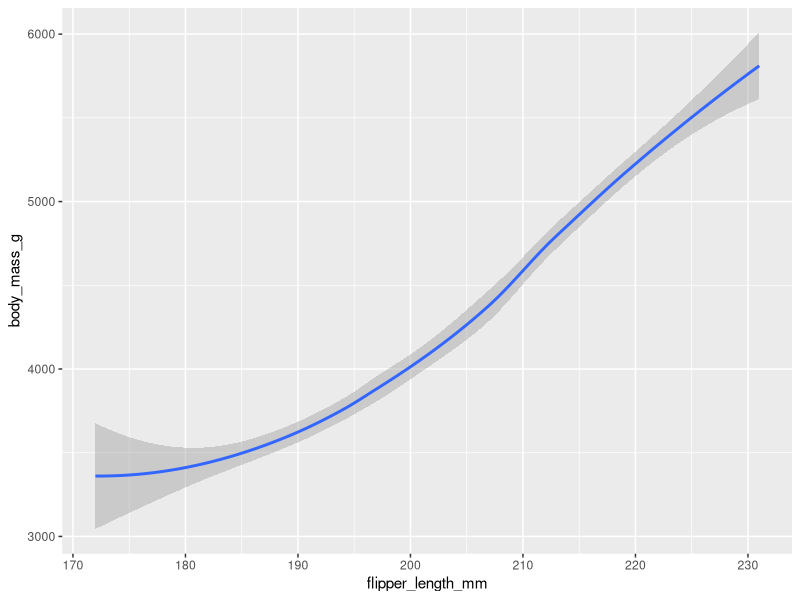
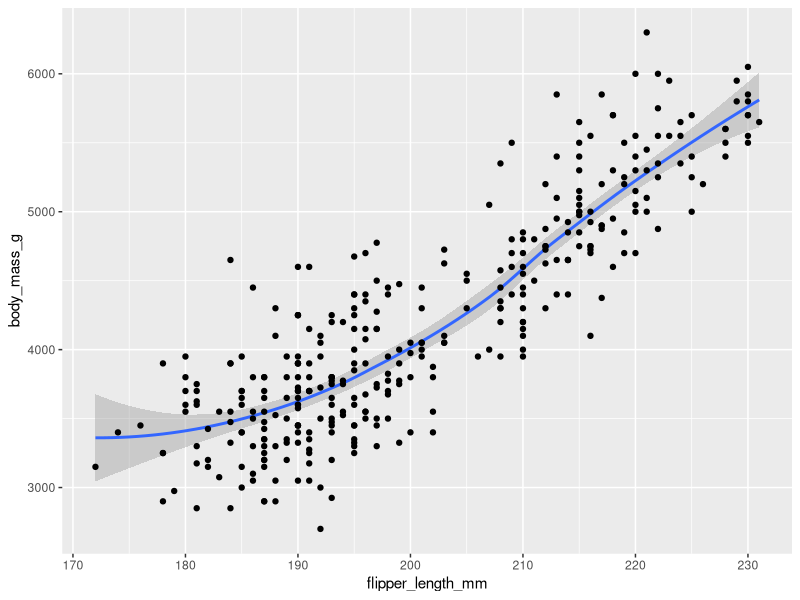
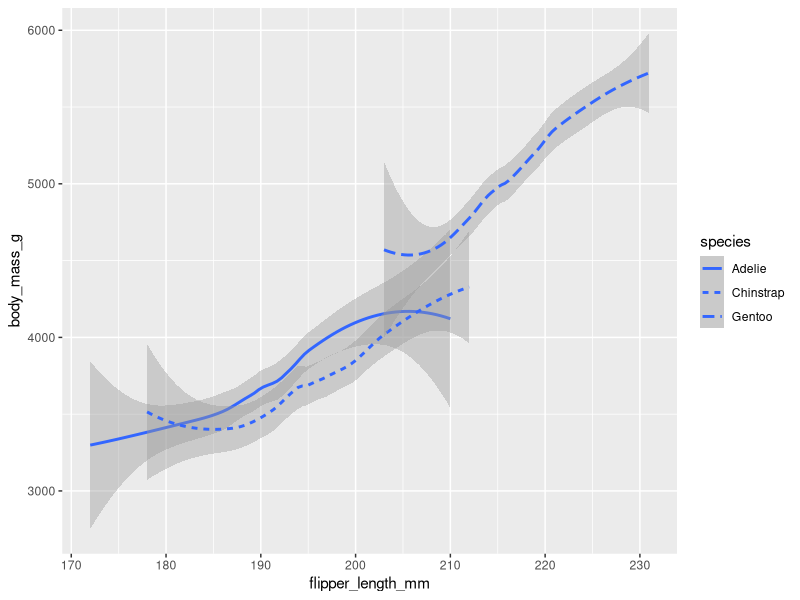
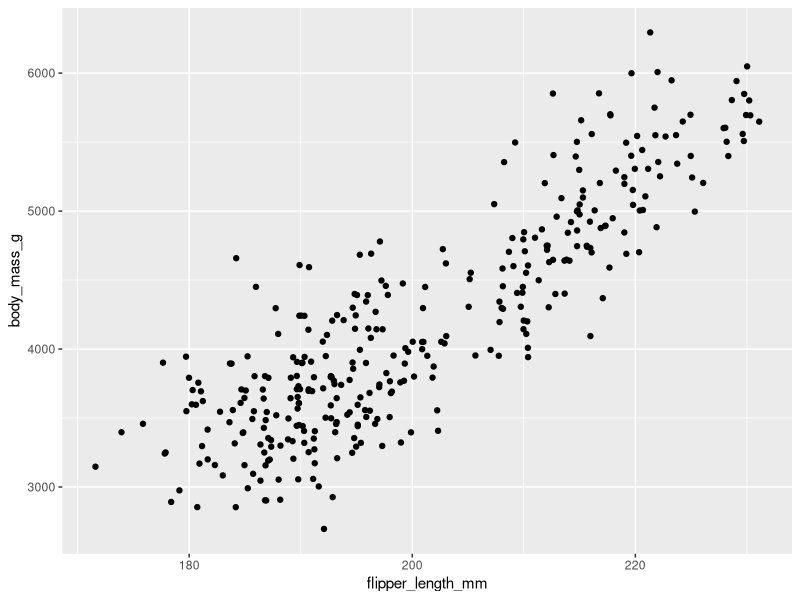
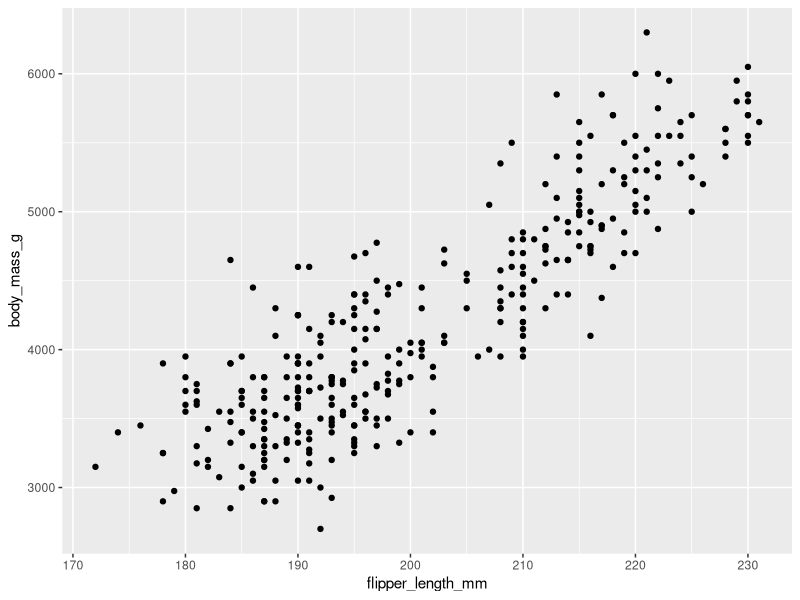
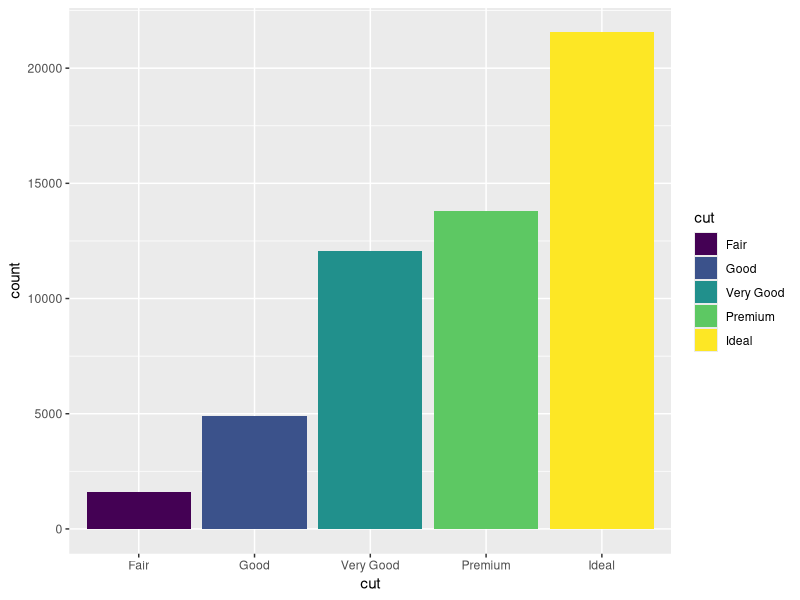
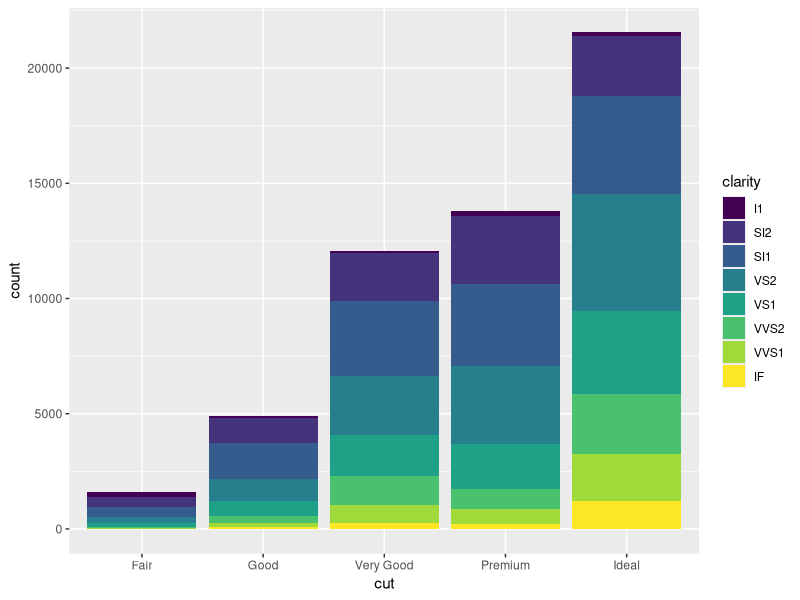

Reproduce these figures in R, in order.
# Importing the library
library(ggplot2)
library(palmerpenguins)

# Plotting the dataset
ggplot(data = penguins) +
  geom_smooth(mapping = aes(x = flipper_length_mm, y = body_mass_g))

ggplot(data = penguins) +
  geom_smooth(mapping = aes(x = flipper_length_mm, y = body_mass_g)) + 
  geom_point(mapping = aes(x = flipper_length_mm, y = body_mass_g))

ggplot(data = penguins) +
  geom_smooth(mapping = aes(x = flipper_length_mm, y = body_mass_g, linetype = species))

ggplot(data = penguins) +
  geom_jitter(mapping = aes(x = flipper_length_mm, y = body_mass_g))

ggplot(data = penguins) +
  geom_point(mapping = aes(x = flipper_length_mm, y = body_mass_g))


## USING DIAMONDS DATASET
ggplot(data = diamonds) +
  geom_bar(mapping = aes(cut, fill = cut))

ggplot(data = diamonds) +
  geom_bar(mapping = aes(cut, fill = clarity))